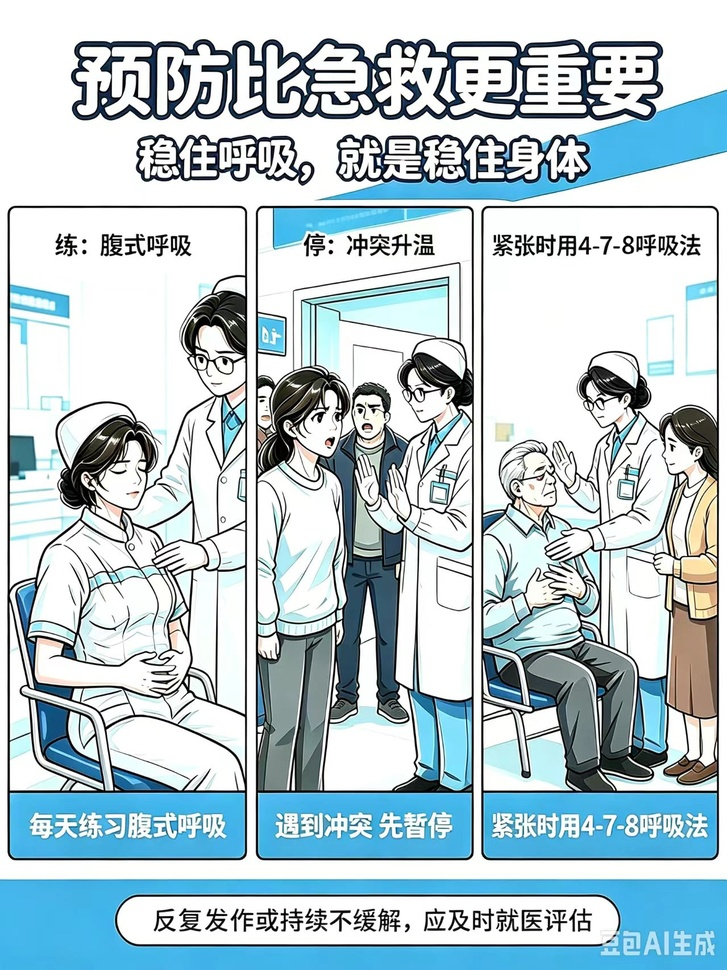
#> input picture 01.jpg, 727 x 970 px, shrunk from 1279 x 1706 before the run
$ python remove_wm_v4.py ../01.jpg
#> lines starting #> are read from the running program, lines starting #| are printed output that depends on the picture; after the words box and inside, x2 and y2 are one past the last pixel; in counts of white or black regions, pixels touching at a corner belong together
#!/usr/bin/env python3
"""
OpenCV 右下角水印去除 v4
改进：逐行采样填充，完美匹配背景渐变，零痕迹

用法：
  python remove_wm_v4.py 图片.jpg
  python remove_wm_v4.py *.jpg --x1 0.80 --y1 0.955 --x2 0.99 --y2 0.99
"""

import cv2
import numpy as np
import argparse
from pathlib import Path


# [50 lines left out: functions fill_row_by_row, fill_col_by_col, not called in this run]


def smart_fill(img, box):
    """
    智能填充：
    1. 先检测水印区域内是否有水平分界线（蓝白交界）
    2. 如果有，分成上下两段，逐行填充
    3. 左边缘做渐变羽化，避免硬边
    """
    x1, y1, x2, y2 = box
    roi_h = y2 - y1
    roi_w = x2 - x1

    # 先做整体填充（逐行从左边采样）
    for y in range(y1, y2):
        sample_x = x1 - 20
        if sample_x < 0:
            sample_x = 0
        sample_pixels = img[y, max(0, sample_x-2):sample_x+3]
        row_color = np.mean(sample_pixels, axis=0).astype(np.uint8)
        img[y, x1:x2] = row_color

    # 左边缘渐变羽化：从左往右，透明度从0到1
    feather_width = min(20, roi_w // 4)
    for offset in range(feather_width):
        x = x1 + offset
        alpha = offset / feather_width  # 0 → 1
        for y in range(y1, y2):
            # 原始背景色（左边的像素）
            orig_color = img[y, x1 - feather_width + offset].astype(float)
            # 填充色
            fill_color = img[y, x].astype(float)
            # 混合
            blended = orig_color * (1 - alpha) + fill_color * alpha
            img[y, x] = blended.astype(np.uint8)

    print(f"  左边缘羽化: {feather_width} 像素")
    return img


def process_image(input_path, output_path, box_coords, debug=False):
    img = cv2.imread(input_path)
    if img is None:
        print(f"  [错误] 无法读取: {input_path}")
        return False

    h, w = img.shape[:2]
    x1, y1, x2, y2 = box_coords
    box = (int(w * x1), int(h * y1), int(w * x2), int(h * y2))

    print(f"  区域: ({box[0]},{box[1]})→({box[2]},{box[3]})")

    result = smart_fill(img, box)

    cv2.imwrite(output_path, result, [cv2.IMWRITE_PNG_COMPRESSION, 3])
    print(f"  已保存: {output_path}")

    if debug:
        debug_img = img.copy()
        cv2.rectangle(debug_img, (box[0], box[1]), (box[2], box[3]), (0, 0, 255), 2)
        debug_path = str(Path(output_path).with_suffix('.debug.png'))
        cv2.imwrite(debug_path, debug_img)
        print(f"  调试图: {debug_path}")

    return True


def main():
    parser = argparse.ArgumentParser(description='OpenCV 右下角水印去除 v4（逐行采样版）')
    parser.add_argument('inputs', nargs='+', help='输入图片')
    parser.add_argument('-o', '--output-dir', default='output_clean_v4',
                        help='输出目录')
    parser.add_argument('--x1', type=float, default=0.70, help='左上角x比例（往左扩大，避免边界）')
    parser.add_argument('--y1', type=float, default=0.95, help='左上角y比例')
    parser.add_argument('--x2', type=float, default=1.0, help='右下角x比例（到图片边缘）')
    parser.add_argument('--y2', type=float, default=1.0, help='右下角y比例（到图片边缘）')
    parser.add_argument('--debug', action='store_true', help='保存调试图')

    args = parser.parse_args()

    out_dir = Path(args.output_dir)
    out_dir.mkdir(exist_ok=True)

    box = (args.x1, args.y1, args.x2, args.y2)

    success = 0
    for i, input_path in enumerate(args.inputs, 1):
        print(f"\n[{i}/{len(args.inputs)}] {input_path}")
        stem = Path(input_path).stem
        ext = Path(input_path).suffix or '.png'
        output_path = str(out_dir / f"{stem}_clean{ext}")

        ok = process_image(input_path, output_path, box, debug=args.debug)
#> in process_image, img is the input picture: shape (970, 727, 3); mean B, G, R 207.8, 201, 182.2
#|   区域: (508,921)→(727,970)
#> the loop in smart_fill, `for y in range(y1, y2):` made 49 passes
#> row_color on passes 1 to 12: [136, 136, 136], [106, 106, 106], [98, 98, 98], [138, 138, 138], [148, 148, 148], [147, 147, 147], [149, 149, 149], [123, 123, 123], [21, 21, 21], [35, 35, 35], [194, 194, 194], [254, 254, 254]
#> after the loop in smart_fill, `for y in range(y1, y2):`:
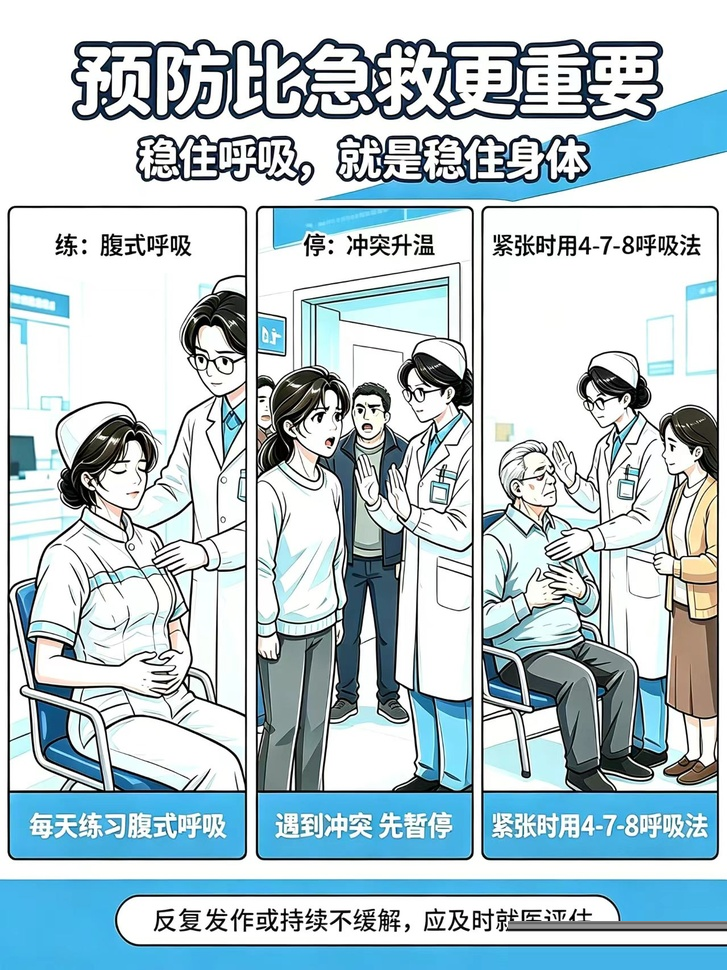
#> img: shape (970, 727, 3); 1.45% of pixels changed, all inside (x1, y1, x2, y2) = (508, 921, 727, 970)
#> after the loop in smart_fill, `for offset in range(feather_width):`: img: shape (970, 727, 3); 0.08% of pixels changed, all inside (x1, y1, x2, y2) = (508, 921, 528, 970)
#|   左边缘羽化: 20 像素
        if ok:
            success += 1

    print(f"\n{'='*50}")
    print(f"完成: {success}/{len(args.inputs)} 张")
    print(f"输出: {out_dir.resolve()}")


if __name__ == '__main__':
    main()
